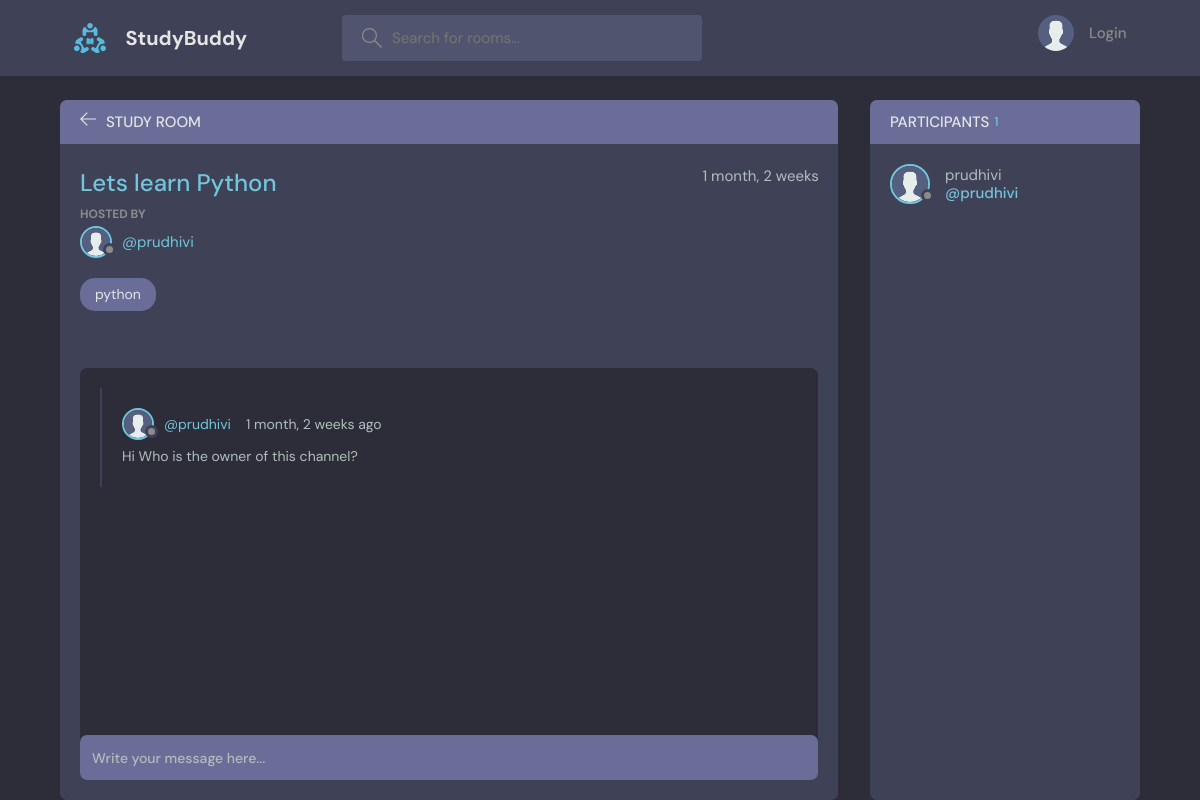
/room/1, run on the app's committed database.
### base/models.py (models this page shows, shortened)
class Room(models.Model):
    host = models.ForeignKey(User, on_delete=models.SET_NULL, null=True)
    topic = models.ForeignKey(Topic, on_delete=models.SET_NULL, null=True)
    name = models.CharField(max_length=200)
    description = models.TextField(null=True, blank=True)
    participants = models.ManyToManyField(User, related_name="participants", blank=True)
    updated = models.DateTimeField(auto_now=True)
    created = models.DateTimeField(auto_now_add=True)
    class Meta:
        ordering = ["-updated", "-created"]

class User(AbstractUser):
    name =  models.CharField(max_length=200,null=True)
    email = models.EmailField(unique=True,null=True)
    bio = models.TextField(null=True)
    avatar = models.ImageField(null=True,default="avatar.svg")
    USERNAME_FIELD = 'email'
    REQUIRED_FIELDS=[]

class Topic(models.Model):
    name = models.CharField(max_length=200)
    def __str__(self):
        return self.name

class message(models.Model):
    user = models.ForeignKey(User, on_delete=models.CASCADE)
    room = models.ForeignKey(Room, on_delete=models.CASCADE)
    body = models.TextField()
    updated = models.DateTimeField(auto_now=True)
    created = models.DateTimeField(auto_now_add=True)
    class Meta:
        ordering = ["-updated", "-created"]

### base/views.py (the view)
# urls.py: path('room/<str:pk>',views.room,name="room"),
def room(request, pk):
    room = Room.objects.get(id=pk)
    room_messages = room.message_set.all().order_by("-created")
    participants = room.participants.all()
    if request.method == "POST":
        message1 = message.objects.create(
            user=request.user, room=room, body=request.POST.get("body")
        )
        room.participants.add(request.user)
        return redirect("room", pk=room.id)
    context = {
        "room": room,
        "room_messages": room_messages,
        "participants": participants,
    }
    return render(request, "base/room.html", context)

### base/templates/base/room.html (shortened to what this page needs)
{% extends 'main.html' %}
{% block content %}
<main class="profile-page layout layout--2">
  <div class="container">
    <div class="room">
      <div class="room__top">
        <div class="room__topLeft">
          <a href="{% url 'home' %}">
            <svg version="1.1" xmlns="http://www.w3.org/2000/svg" width="32" height="32" viewBox="0 0 32 32">
              <title>arrow-left</title>
              <path
                d="M13.723 2.286l-13.723 13.714 13.719 13.714 1.616-1.611-10.96-10.96h27.625v-2.286h-27.625l10.965-10.965-1.616-1.607z">
              </path>
            </svg>
          </a>
          <h3>Study Room</h3>
        </div>
      </div>
      <div class="room__box scroll">
        <div class="room__header scroll">
          <div class="room__info">
            <h3>{{room.name}}</h3>
            <span>{{room.created|timesince}}</span>
          </div>
          <div class="room__hosted">
            <p>Hosted By</p>
            <a href="{% url 'user-profile' room.host.id %}" class="room__author">
              <div class="avatar avatar--small">
                <img src="{{room.host.avatar.url}}" />
              </div>
              <span>@{{room.host.username}}</span>
            </a>
          </div>
          <span class="room__topics">{{room.topic}}</span>
        </div>
        <div class="room__conversation">
          <div class="threads scroll">
            {% for message in room_messages %}
            <div class="thread">
              <div class="thread__top">
                <div class="thread__author">
                  <a href="{% url 'user-profile' message.user.id %}" class="thread__authorInfo">
                    <div class="avatar avatar--small">
                      <img src="{{message.user.avatar.url}}" />
                    </div>
                    <span>@{{message.user.username}}</span>
                  </a>
                  <span class="thread__date">{{message.created|timesince}} ago</span>
                </div>
              </div>
              <div class="thread__details">
                {{message.body}}
              </div>
            </div>
            {% endfor %}
          </div>
        </div>
      </div>
      <div class="room__message">
        <form action="" method="post">
          <input name="body" placeholder="Write your message here..." /></form>
      </div>
    </div>
    <div class="participants">
      <h3 class="participants__top">Participants <span>{{participants.count}}</span></h3>
      <div class="participants__list scroll">
        {% for user in participants %}
        <a href="{% url 'user-profile' user.id %}" class="participant">
          <div class="avatar avatar--medium">
            <img src="{{user.avatar.url}}" />
          </div>
          <p>
            {{user.username}}
            <span>@{{user.username}}</span>
          </p>
        </a>
        {% endfor %}
      </div>
    </div>
  </div>
</main>
{% endblock content %}

### templates/main.html (shortened to what this page needs)
<!DOCTYPE html>
{% load static %}
<html lang="en">
  <head>
    <link rel="stylesheet" href="{% static 'styles/style.css' %}" />
  </head>
  <body>
    {% include 'navbar.html'%}
    {% block content %}{% endblock %}
  </body>
</html>

### templates/navbar.html (shortened to what this page needs)
{% load static %}
<header class="header header--loggedIn">
    <div class="container">
        <a href="{% url 'home' %}" class="header__logo">
            <img src="{% static 'images/logo.svg' %}" />
            <h1>StudyBuddy</h1>
        </a>
        <form class="header__search" method="get" action="{% url 'home' %}">
            <label>
                <input name="q" placeholder="Search for rooms..." />
            </label>
        </form>
        <nav class="header__menu">
            {% if request.user.is_authenticated %}
            <div class="header__user">
                <a href="{% url 'user-profile' request.user.id %}">
                    <div class="avatar avatar--medium active">
                        <img src=" {{request.user.avatar.url}}" />
                    </div>
                    <p>{{request.user.username}}<span>@{{request.user.username}}</span></p>
                </a>
                <button class="dropdown-button">
                    <svg version="1.1" xmlns="http://www.w3.org/2000/svg" width="32" height="32" viewBox="0 0 32 32">
                        <title>chevron-down</title>
                        <path d="M16 21l-13-13h-3l16 16 16-16h-3l-13 13z"></path>
                    </svg>
                </button>
            </div>
            {%else %}
            <a href="{% url 'login' %}">
                <img src="{% static 'images/avatar.svg' %}" />
                <p>Login</p>
            </a>
            {% endif %}
        </nav>
    </div>
</header>

### data on the page
Room: name "Lets learn Python", created "1 month, 2 weeks", host.avatar (placeholder picture), host.username "prudhivi", topic "python"
message: user.avatar (placeholder picture), user.username "prudhivi", created "1 month, 2 weeks", body "Hi Who is the owner of this channel?"
User: avatar (placeholder picture), username "prudhivi"

### other printed values
{{ participants.count }} "1"
